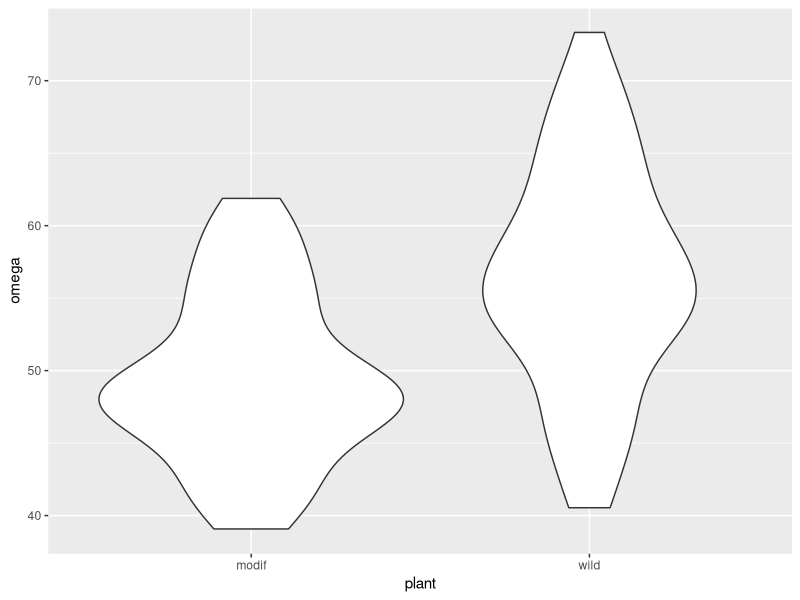
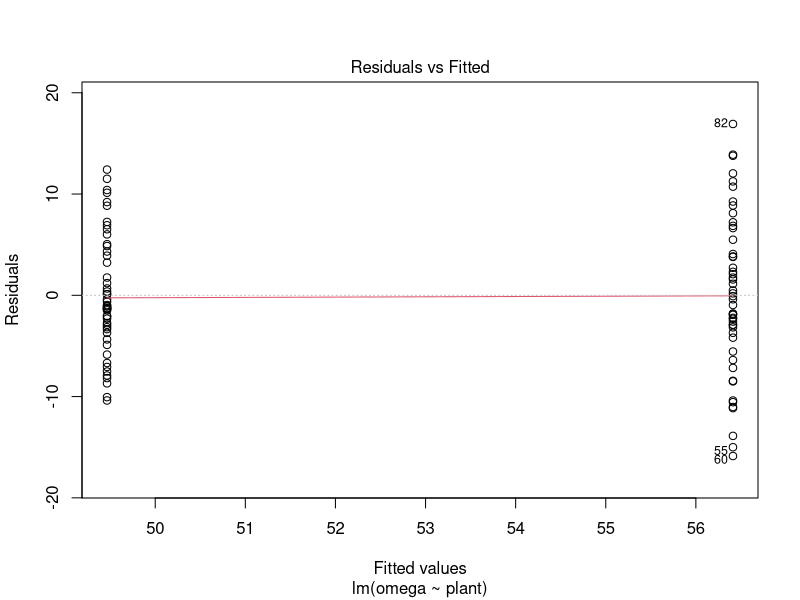
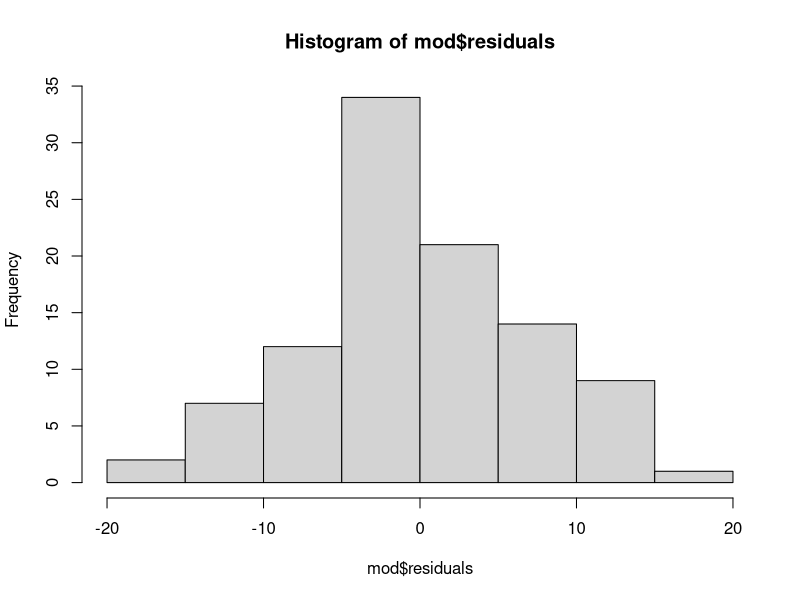
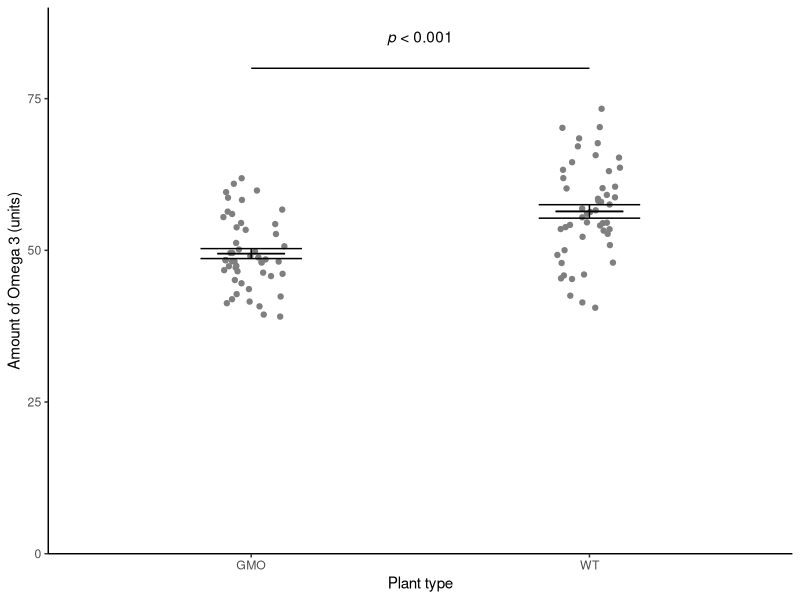

The R script that drew these images, in order:
## ---- chunk 1
#| code-fold: false
library(tidyverse)
## ---- chunk 2
#| output: false

csativa  <-  read_table("data-raw/csativa.txt")
str(csativa)

# First realise that this is a two sample test. You have two 
# independent samples - there are a total of 100 different plants 
# and the values in one group have no relationship to the values 
# in the other.
## ---- chunk 3
#| output: false

# create a rough plot of the data  
ggplot(data = csativa, aes(x = plant, y = omega)) +
  geom_violin()
# note the modified plants seem to have lower omega!
## ---- chunk 4
#| output: false

# create a summary of the data
csativa_summary <- csativa |>
  group_by(plant) |>
  summarise(mean = mean(omega),
            std = sd(omega),
            n = length(omega),
            se = std/sqrt(n))
## ---- chunk 5
#| output: false

# The data seem to be continuous so it is likely that a parametric 
# test will be fine.
# we will check the other assumptions after we have run the lm

# build the statistical model
mod <- lm(data = csativa, omega ~ plant)


# examine it
summary(mod)
# So there is a significant difference but you need to make sure 
# you know the direction!
# Wild plants have a significantly higher omega 3 content 
# (mean +/- s.e =  56.41 +/- 1.11) than modified plants 
# (49.46 +/- 0.82)(t = 5.03; d.f. = 98; p < 0.0001).
## ---- chunk 6
#| output: false

# let's check the assumptions
plot(mod, which = 1) 
# we're looking for the variance in the residuals to be the 
# same in both groups.
# This looks OK. Maybe a bit higher in the wild plants
# (with the higher mean)
 
hist(mod$residuals)
shapiro.test(mod$residuals)
# On balance the use of lm() is probably justifiable  The variance 
# isn't quite equal and the histogram looks a bit off normal but 
# the normality test is NS and the effect (in the figure) is clear.
## ---- chunk 7
#| output: false

# A figure 
fig1 <- ggplot() +
  geom_point(data = csativa, aes(x = plant, y = omega),
             position = position_jitter(width = 0.1, height = 0),
             colour = "gray50") +
  geom_errorbar(data = csativa_summary, 
                aes(x = plant, ymin = mean - se, ymax = mean + se),
                width = 0.3) +
  geom_errorbar(data = csativa_summary, 
                aes(x = plant, ymin = mean, ymax = mean),
                width = 0.2) +
  scale_x_discrete(name = "Plant type", labels = c("GMO", "WT")) +
  scale_y_continuous(name = "Amount of Omega 3 (units)",
                     expand = c(0, 0),
                     limits = c(0, 90)) +
    annotate("segment", x = 1, xend = 2, 
           y = 80, yend = 80,
           colour = "black") +
  annotate("text", x = 1.5,  y = 85, 
           label = expression(italic(p)~"< 0.001")) +
  theme_classic()

# save figure to figures/csativa.png
ggsave("figures/csativa.png",
       plot = fig1,
       width = 3.5,
       height = 3.5,
       units = "in",
       dpi = 300)

